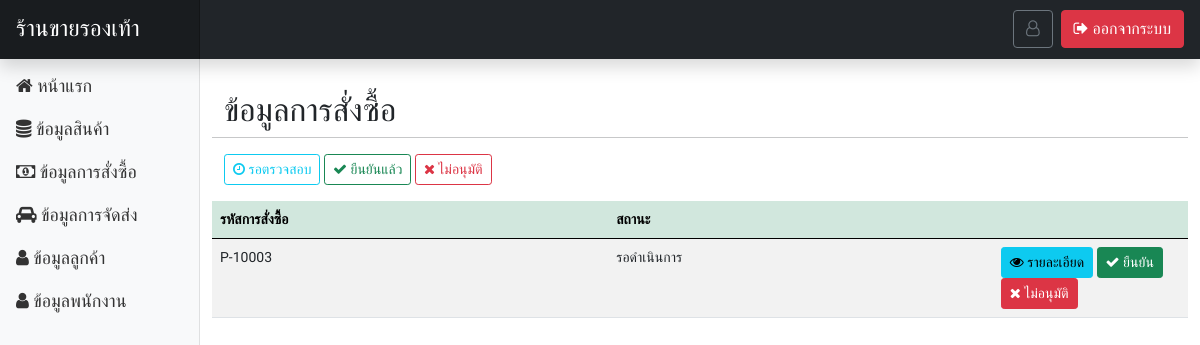
The page /page-admin/shipment_show.php on the database as committed earlier.
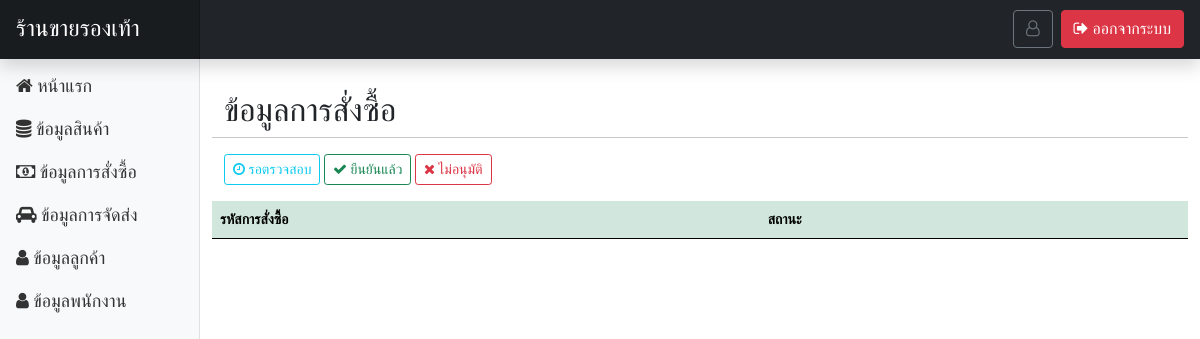
The same page on the database as committed later.
### tables this page shows
CREATE TABLE `tbl_shipment` (
  `sm_id` int(50) NOT NULL,
  `sm_company` varchar(255) NOT NULL,
  `sm_code` varchar(255) NOT NULL,
  `sm_pm_code` varchar(255) NOT NULL,
  `sm_status` varchar(255) NOT NULL
);

### functions.php (called while the page is built, shortened)
<?php
class ConnectDB
{
    public $db;
    function __construct()
    {
        $DB_HOST = "localhost";
        $DB_USER = "root";
        $DB_PASS = "";
        $DB_NAME = "stoe_store";
        $con = new mysqli($DB_HOST, $DB_USER, $DB_PASS, $DB_NAME);
        $this->db = $con;
    }
    function query($data)
    {
        $result = $this->db->query($data);
        if ($result == true) {
            return $result;
        } else {
            echo "Error to query.!!";
        }
    }
}

### page-admin/shipment_show.php (the view, shortened to what this page needs)
<?php include('header.php'); ?>
</head>
<?php
$obj = new ConnectDB();
if (isset($_GET['display'])) {
    switch ($_GET['display']) {
        case 'success':
            $result = $obj->query("SELECT * FROM `tbl_shipment` WHERE sm_status = 'จัดส่งแล้ว' ");
            break;
        case 'delete':
            $result = $obj->query("SELECT * FROM `tbl_shipment` WHERE sm_status = 'ยังไม่ได้จัดส่ง' ");
            break;
    }
} else {
    $result = $obj->query("SELECT * FROM `tbl_shipment`");
}
?>
<body>
    <?php include('navbar.php'); ?>
    <div class="container-fluid">
        <div class="row my-4">
            <?php include('sidebar.php'); ?>
            <main class="col-md-9 ms-sm-auto col-lg-10 px-md-4">
                <div class="row mt-2">
                    <h2>ข้อมูลการสั่งซื้อ</h2>
                    <hr>
                    <div class="row mb-3">
                        <div class="col-md-12">
                            <a href="order_show.php" class="btn btn-sm btn-outline-info"><i class="fa fa-clock-o" aria-hidden="true"></i> รอตรวจสอบ</a>
                            <a href="?display=success" class="btn btn-sm btn-outline-success"><i class="fa fa-check" aria-hidden="true"></i> ยืนยันแล้ว</a>
                            <a href="?display=delete" class="btn btn-sm btn-outline-danger"><i class="fa fa-times" aria-hidden="true"></i> ไม่อนุมัติ</a>
                        </div>
                    </div>
                    <table id="dtb" class="table table-striped table-hover" style="width:100%">
                        <thead>
                            <tr class="table-success">
                                <th>รหัสการสั่งซื้อ</th>
                                <th>สถานะ</th>
                                <th></th>
                            </tr>
                        </thead>
                        <tbody>
                            <?php while ($row = $result->fetch_array()) { ?>
                                <tr>
                                    <td><?= $row['sm_pm_code']; ?></td>
                                    <td><?= $row['sm_status']; ?></td>
                                    <td width="20%">
                                        <?php if (isset($_GET['display']) && $_GET['display'] == 'success') { ?>
                                            <button class="btn btn-sm btn-info m-0" type="button" data-bs-toggle="modal" data-bs-target="#Modal<?= $row['sm_id'] ?>"><i class="fa fa-eye" aria-hidden="true"></i> รายละเอียด</button>
                                        <?php } else { ?>
                                            <button class="btn btn-sm btn-info m-0" type="button" data-bs-toggle="modal" data-bs-target="#Modal<?= $row['sm_id'] ?>"><i class="fa fa-eye" aria-hidden="true"></i> รายละเอียด</button>
                                            <a href="?action=allow&id=<?= $row['sm_id']; ?>&code=<?= $row['sm_code']; ?>" class="btn btn-sm btn-success m-0"><i class="fa fa-check" aria-hidden="true"></i> ยืนยัน</a>
                                            <a href="?action=delete&id=<?= $row['sm_id']; ?>&code=<?= $row['sm_code']; ?>" class="btn btn-sm btn-danger" onclick="return confirm('ยืนยัน?');"><i class="fa fa-times" aria-hidden="true"></i> ไม่อนุมัติ</a>
                                        <?php } ?>
                                    </td>
                                </tr>
                            <?php } ?>
                        </tbody>
                    </table>
                </div>
            </main>
        </div>
    </div>
    <?php include('call_datatable.php'); ?>
</body>
</html>

Rows that differ between the two databases and show on the page:
removed tbl_shipment: sm_pm_code "P-10003", sm_status "รอดำเนินการ"
